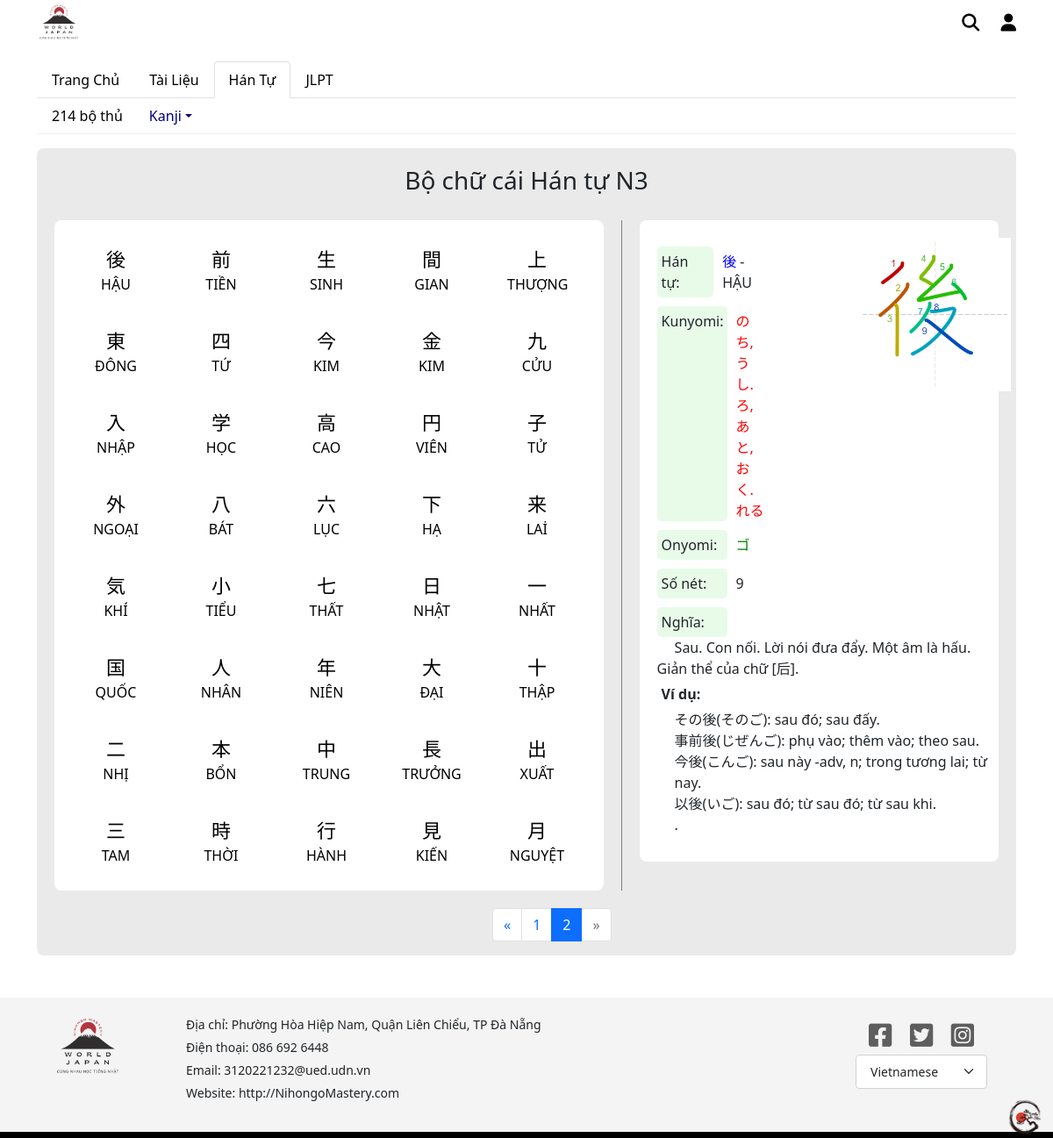
Page /Source/source_kanji/kanji/kanjiN3-2.php on the committed database.
### tables this page shows
CREATE TABLE itemKanji(
	id INT AUTO_INCREMENT PRIMARY KEY,
	level_kanji_id INT NOT NULL,
	FOREIGN KEY(level_kanji_id) REFERENCES level_kanji(id),
	item VARCHAR(20) NOT NULL,
	hanTu VARCHAR(255) NOT NULL,
	kunyomi VARCHAR(255),
	onyomi VARCHAR(255),
	soNetChu INT NOT NULL,
	yNghia TEXT NOT NULL,
	imgItem VARCHAR(255) NOT NULL,
	vd_1 TEXT,
	vd_2 TEXT,
	vd_3 TEXT,
	vd_4 TEXT,
	vd_5 TEXT
);

### Source/source_kanji/kanji/kanjiN3-2.php (the view, shortened to what this page needs)
<?php
    $localhost = "localhost";
    $username = "root";
    $password = "";
    $dbname = "dacn";
    $conn = new mysqli($localhost,$username,$password,$dbname);
    $sql_item = "SELECT item,hanTu FROM itemKanji
    WHERE level_kanji_id like '3';";
    $sql = "SELECT * FROM itemKanji
        WHERE level_kanji_id like '3';";
    $check = $conn->query($sql_item);
    $result = $conn->query($sql);
?>
<!DOCTYPE html>
<html lang="en">
<head>
    <link rel="stylesheet" href="https://cdnjs.cloudflare.com/ajax/libs/bootstrap/5.0.1/css/bootstrap.min.css" />
    <link rel="stylesheet" href="https://cdnjs.cloudflare.com/ajax/libs/font-awesome/6.1.1/css/all.min.css" />
    <link rel="stylesheet" href="kanji.css">
</head>
<body>
    <div class="container-xl">
        <div class="row ">
            <div class="col bar">
                <div class="logo">
                    <a href="#">
                        <img src="./../../image/Nihongo_Master_Logo.png" style="width: 50px;" alt="">
                    </a>
                </div>
            </div>
            <div class="col d-flex justify-content-end bar">
                <div class="login_search" style="margin-top: 11px; ">
                    <a href="#" style="color: black; font-size: 20px; margin-right: 20px;"><i class="fas fa-search"></i></a>
                    <a href="./../../user/info/user.php" style="color: black;font-size: 20px;"><i class="fas fa-user"></i></a>
                </div>
            </div>
        </div>
        <div class="row menu">
            <div class="col">
                <ul class="nav nav-tabs" id="myTab" role="tablist">
                    <li class="nav-item" role="presentation">
                        <button class="nav-link" id="Trang_Chu-tab" data-bs-toggle="tab" data-bs-target="#Trang_Chu" type="button" role="tab" aria-controls="Trang_Chu" aria-selected="false">
                            <span style="color: black;">
                                <a style="text-decoration: none; color: black;" href="./../../home.php">Trang Chủ</a>
                            </span>
                        </button>
                    </li>
                    <li class="nav-item" role="presentation">
                        <button class="nav-link" id="Tai_Lieu-tab" data-bs-toggle="tab" data-bs-target="#Tai_Lieu" type="button" role="tab" aria-controls="Tai_Lieu" aria-selected="false">
                            <span style="color: black;">
                                <a style="text-decoration: none; color: black;" href="./../../source_tai_lieu/tailieu.php">Tài Liệu</a>
                            </span>
                        </button>
                    </li>
                    <li class="nav-item" role="presentation">
                        <button class="nav-link active" id="Han_Tu-tab" data-bs-toggle="tab" data-bs-target="#Han_Tu" type="button" role="tab" aria-controls="Han_Tu" aria-selected="true">
                            <span style="color: black;">
                                <a style="text-decoration: none; color: black;" href="./../bo_thu/bo_thu.php">Hán Tự</a>
                            </span>
                        </button>
                    </li>
                    <li class="nav-item" role="presentation">
                        <button class="nav-link" id="JLPT-tab" data-bs-toggle="tab" data-bs-target="#JLPT" type="button" role="tab" aria-controls="JLPT" aria-selected="false">
                        <span style="color: black;">
                                <a style="text-decoration: none; color: black;" href="./../../source_JLPT/JLPT_Test.php">JLPT</a>
                            </span>
                        </button>
                    </li>
                </ul>
            </div>
        </div>
        <div class="tab-content">
            <div class="tab-pane active" id="Han_Tu" role="tabpanel" aria-labelledby="Han_Tu-tab">
                <div class="menu_bar">
                    <ul>
                        <li class="nav-item dropdown">
                            <a href="./../bo_thu/bo_thu.php">214 bộ thủ</a>
                            <hr>
                        </li>
                        <li class="nav-item dropdown">
                            <a class="nav-link dropdown-toggle" href="#" style="color: navy;" id="dropdownId" data-bs-toggle="dropdown" aria-haspopup="true" aria-expanded="false">Kanji</a>
                            <hr>
                        </li>
                    </ul>
                </div>
                <hr style="color: rgb(189, 189, 189); margin-top: 0px;">
                <div class="content_number-page">
                    <h3 style="padding-top: 20px; text-align: center;">Bộ chữ cái Hán tự N3</h3>
                    <div class="content">
                        <ul class="nav nav-tabs" id="myTab" role="tablist">
                            <?php if (!is_null($check)): ?>
                                <?php $count=0; ?>
                                <?php while ($row = $check->fetch_assoc()): ?>
                                    <?php $count++; ?>
                                    <?php if($count > 60): ?>
                                        <li class="nav-item list_item" role="presentation">
                                            <button class="nav-link <?php if($count === 61){echo "active";} ?> item" id="<?php echo $item = $row['item']."-tab"; ?>" data-bs-toggle="tab" data-bs-target="<?php echo "#".$item = $row['item']; ?>" type="button" role="tab" aria-controls="<?php echo $item = $row['item']; ?>" aria-selected="<?php if($count === 61){echo "true";}else{echo "false";} ?>">
                                                <div class="itemHanTu">
                                                    <?php echo $item = $row['item']; ?>
                                                </div>
                                                <div class="hanTu">
                                                    <?php echo $hanTu = $row['hanTu']; ?>
                                                </div>
                                            </button>
                                        </li>
                                    <?php endif ?>
                                <?php endwhile; ?>
                            <?php endif; ?>
                        </ul>
                        <div class="tab-content">
                            <?php if (!is_null($result)): ?>
                                <?php $count=0; ?>
                                <?php while ($row = $result->fetch_assoc()): ?>
                                    <?php $count++; ?>
                                    <?php if($count > 60): ?>
                                    <div class="tab-pane <?php if($count === 61){echo "active";} ?>" id="<?php echo $item=$row['item']; ?>" role="tabpanel" aria-labelledby="<?php echo $item=$row['item']."-tab" ?>">
                                        <div style="display: flex;">
                                            <div class="left">
                                                <div class="item_HanTu">
                                                    <div class="title_item">
                                                        Hán tự:
                                                    </div>
                                                    <div style="margin-top: 5px;">
                                                        <span style="color: blue;">
                                                            <?php echo $item = $row['item']; ?>
                                                        </span>
                                                        <span>
                                                            <?php echo " - ". $hanTu = $row['hanTu']; ?>
                                                        </span>
                                                    </div>
                                                </div>
                                                <div class="item_Kunyomi">
                                                    <div class="title_item">
                                                        Kunyomi:
                                                    </div>
                                                    <span style="color: red; margin-top: 5px;">
                                                        <?php echo $kunyomi = $row['kunyomi']; ?>
                                                    </span>
                                                </div>
                                                <div class="item_Onyomi">
                                                    <div class="title_item">
                                                        Onyomi:
                                                    </div>
                                                    <span style="color: green; margin-top: 5px;">
                                                        <?php echo $onyomi = $row['onyomi']; ?>
                                                    </span>
                                                </div>
                                                <div class="item_SoNet">
                                                    <div class="title_item">
                                                        Số nét:
                                                    </div>
                                                    <span style="margin-top: 5px;" >
                                                        <?php echo $soNetChu = $row['soNetChu']; ?>
                                                    </span>
                                                </div>
                                            </div>
                                            <div class="right" style="margin-left: 100px;">
                                                <div class="imgKanji" style="width: 180px;">
                                                    <img style="width: 100%;" src=" <?php echo "./../../image/kanji_jlpt/". $imgItem = $row['imgItem']; ?>" alt="">
                                                </div>
                                            </div>
                                        </div>
                                        <div class="item_yNghia" style="margin-top: 10px;">
                                            <div class="title_item">
                                                Nghĩa:
                                            </div>
                                            <span style=" margin-left: 20px;">
                                                <?php echo $yNghia = $row['yNghia']; ?>
                                            </span>
                                        </div>
                                        <div class="item_viDu">
                                            <div class="title_item" style="background-color: white; font-weight: bold;">
                                                Ví dụ:
                                            </div>
                                            <div style=" margin-left: 20px;">
                                                <?php echo $vd_1 = $row['vd_1']."."; ?>
                                            </div>
                                            <div style=" margin-left: 20px;">
                                                <?php echo $vd_2 = $row['vd_2']."."; ?>
                                            </div>
                                            <div style=" margin-left: 20px;">
                                                <?php echo $vd_3 = $row['vd_3']."."; ?>
                                            </div>
                                            <div style=" margin-left: 20px;">
                                                <?php echo $vd_4 = $row['vd_4']."."; ?>
                                            </div>
                                            <div style=" margin-left: 20px;">
                                                <?php echo $vd_5 = $row['vd_5']."."; ?>
                                            </div>
                                        </div>
                                    </div>
                                    <?php endif ?>
                                <?php endwhile; ?>
                            <?php endif; ?>
                        </div>
                    </div>
                    <nav aria-label="Page navigation" style="width: 60%; display: flex; justify-content: end;">
                      <ul class="pagination" style="margin-right: 15px;">
                        <li class="page-item">
                          <a class="page-link" href="./kanjiN3.php" aria-label="Previous">
                            <span aria-hidden="true">&laquo;</span>
                          </a>
                        </li>
                        <li class="page-item "><a class="page-link" href="./kanjiN3.php">1</a></li>
                        <li class="page-item active" aria-current="page"><a class="page-link" href="./kanjiN3-2.php">2</a></li>
                        <li class="page-item disabled">
                          <a class="page-link" href="./kanjiN3-2.php" aria-label="Next">
                            <span aria-hidden="true">&raquo;</span>
                          </a>
                        </li>
                      </ul>
                    </nav>
                </div>
                </div>
            </div>
        </div>
    <br><br>
    <div class="container-fluid Information">
        <div class="row">
            <div class="col-2 infocomment">
                <div class="logo">
                    <a href="#">
                        <img src="./../../image/Nihongo_Master_Logo.png" style="width: 80px;" alt="">
                    </a>
                </div>
            </div>
            <div class="col-7 infocomment" style="text-align: start;">
                <div class="item_info">
                    Địa chỉ: Phường Hòa Hiệp Nam, Quận Liên Chiểu, TP Đà Nẵng
                </div>
                <div class="item_info">
                    Điện thoại: 086 692 6448
                </div>
                <div class="item_info">
                    Email: 3120221232@ued.udn.vn
                </div>
                <div class="item_info">
                    Website: http://NihongoMastery.com
                </div>
            </div>
            <div class="col-3">
                <div style="display: flex; margin: auto;  width: 120px; justify-content: space-between;">
                    <div class="item_logo">
                        <a href="#"><i class="fab fa-facebook-square"></i></a>
                    </div>
                    <div class="item_logo">
                        <a href="#"><i class="fab fa-twitter-square"></i></a>
                    </div>
                    <div class="item_logo">
                        <a href="#"><i class="fab fa-instagram-square"></i>
                        </a>
                    </div>
                </div>
                <div style="width: 150px; margin: 0 auto;">
                    <select class="form-select form-select-lg " name="" id="" style="font-size: 14px;">
                        <option value="vn" selected>Vietnamese</option>
                    </select>
                </div>
            </div>
            <div class="logo_bar">
                <img src="./../../image/image_bg/Bar background.png" alt="">
            </div>
        </div>
    </div>
</body>
</html>

### rows in the picture
itemkanji: item "後", hanTu "HẬU", kunyomi "のち, うし.ろ, あと, おく.れる", onyomi "ゴ", soNetChu "9", imgItem (picture), yNghia "Sau. Con nối. Lời nói đưa đẩy. Một âm là hấu. Giản thể của chữ [后].", vd_1 "その後(そのご): sau đó; sau đấy.", vd_2 "事前後(じぜんご): phụ vào; thêm vào; theo sau.", vd_3 "今後(こんご): sau này -adv, n; trong tương lai; từ nay.", vd_4 "以後(いご): sau đó; từ sau đó; từ sau khi.", vd_5 "."

### other values in the picture
$item = $row['item'] "後"
$hanTu = $row['hanTu'] "HẬU"
$item = $row['item'] "前"
$hanTu = $row['hanTu'] "TIỀN"
$item = $row['item'] "生"
$hanTu = $row['hanTu'] "SINH"
$item = $row['item'] "間"
$hanTu = $row['hanTu'] "GIAN"
$item = $row['item'] "上"
$hanTu = $row['hanTu'] "THƯỢNG"
$item = $row['item'] "東"
$hanTu = $row['hanTu'] "ĐÔNG"
$item = $row['item'] "四"
$hanTu = $row['hanTu'] "TỨ"
$item = $row['item'] "今"
